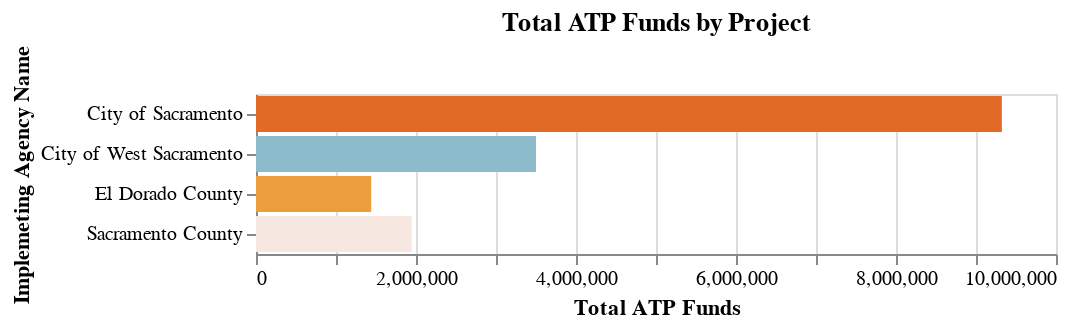

The cell this chart's notebook holds for it:
### Markdown cell above
### District 3 - Marysville

### Code cell
_report_utils.map_dist_proj(funded, df, 3)
